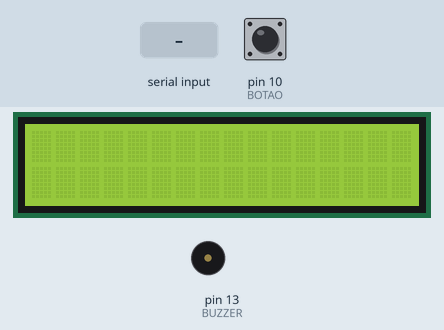
The sketch below on a simulated Arduino Uno, built with avr-gcc and run on an emulated ATmega328P. On the bench: 16×2 character LCD, buzzer (waves = sounding). The inputs (shaded band) are chosen by the test bench; at power-on: pin 10 (BOTAO) HIGH.

Above: at 1.2 s.
1.3 s: pin 10 (BOTAO) pulsed LOW 5 times (0.12 s each, 0.3 s apart)
At 3.2 s:
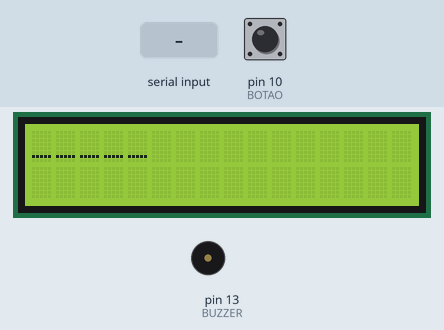
4.3 s: pin 10 (BOTAO) pulled LOW for 0.15 s
At 4.8 s:
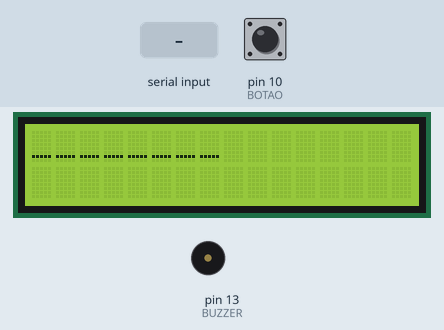
5.9 s: "_" received over Serial
At 6.0 s:
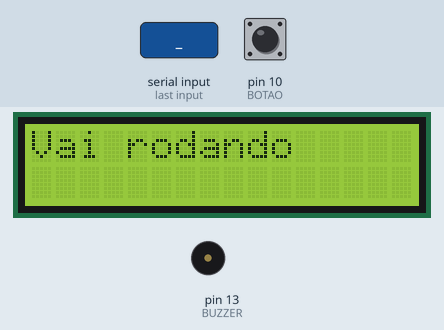
7.7 s: pin 10 (BOTAO) pulsed LOW 5 times (0.12 s each, 0.3 s apart)
At 8.7 s:
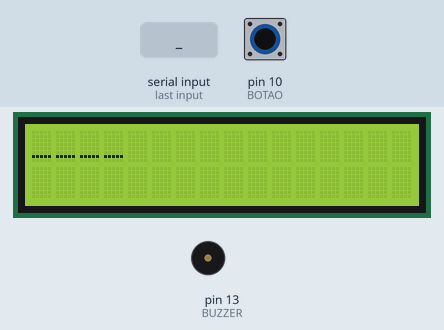
10.7 s: "1" received over Serial
At 10.95 s:
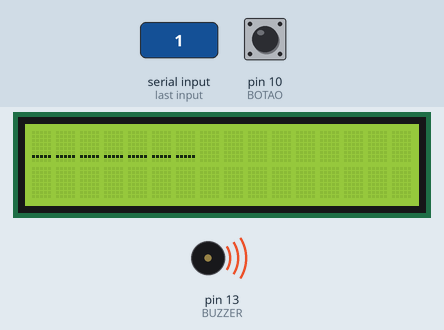
Timing chart, 0 to 13.5 s (numbered marks = the images above; inputs shaded):
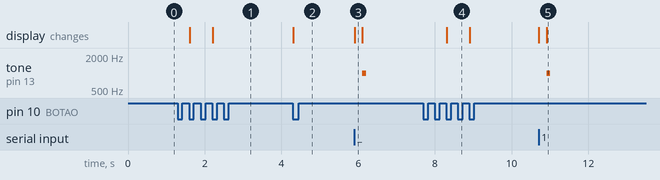

The sketch:

roda_a_roda.ino
```cpp
#include <LiquidCrystal.h>

#include <math.h>

#include <ctype.h>

#define RS 12
#define EN 11
#define D4 5
#define D5 4
#define D6 3
#define D7 2
#define QUANTIDADE_DE_PALAVRAS 4
#define TAM_MAX_DE_LETRAS 47
#define BUZZER 13
#define FREQUENCIA_BUZZER 1000
#define DELAY_BUZZER 100
#define BOTAO 10

LiquidCrystal lcd(RS, EN, D4, D5, D6, D7);

const String PALAVRAS[QUANTIDADE_DE_PALAVRAS] = {
    "Amarelo",
    "Verde",
    "Vermelho",
    "Azul"
};

int indice_do_sorteio = -1;
// const int INDICE_SORTEADO = random(QUANTIDADE_DE_PALAVRAS);
String palavra_sorteada;
int quantidade_de_letras;

char palavra_no_display[TAM_MAX_DE_LETRAS];

int tentativas_restantes;
bool vitoria;

int estado_do_botao;
int estado_anterior_do_botao = 0;

int estado_do_botao_dentro_do_loop;
int estado_anterior_do_botao_dentro_do_loop = 0;
int gameloop = 1;

void mostrar_mensagem_inicial();
void ocultar_palavra_do_display(char palavra_no_display[TAM_MAX_DE_LETRAS]);
bool alterar_palavra_no_display(char letra, int indice);
int procurar_letra_na_palavra_sorteada(char letra);
void finalizar_jogo_como_derrota();
void finalizar_jogo_como_vitoria();
void verificar_se_palavra_foi_descoberta();
void reiniciar_jogo();
void reiniciar_variaveis();
void sortear_outra_palavra();
void rodar_display();

void setup() {
    Serial.begin(9600);
    pinMode(BUZZER, OUTPUT);
    pinMode(BOTAO, INPUT);
    lcd.begin(16, 2);
}

void loop() {
    estado_do_botao = digitalRead(BOTAO);

    if (estado_do_botao == LOW && estado_anterior_do_botao == HIGH) {
        reiniciar_jogo();
    }

    estado_anterior_do_botao = digitalRead(BOTAO);
}

void mostrar_mensagem_inicial() {
    String mensagem = "RODA A RODA";
    int tamanho = mensagem.length();

    lcd.setCursor(15, 0);
    lcd.print(mensagem);

    for (int i = 0; i < (15 + tamanho); i++) {
        lcd.scrollDisplayLeft();
        delay(200);
    }

    lcd.clear();
}

void ocultar_palavra_do_display(char palavra_no_display[TAM_MAX_DE_LETRAS]) {
    int i;
    for (i = 0; i < quantidade_de_letras; i++) {
        if (palavra_sorteada[i] == ' ') {
            palavra_no_display[i] = ' ';
        } else {
            palavra_no_display[i] = '_';
        }
    }

    palavra_no_display[i] = '\0';
}

bool alterar_palavra_no_display(char letra, int indice) {
    int i;
    for (i = indice; i < quantidade_de_letras; i++) {
        if (tolower(letra) == tolower(palavra_sorteada[i])) {
            palavra_no_display[i] = palavra_sorteada[i];
        }

    }

    lcd.clear();
    lcd.print(palavra_no_display);
}

int procurar_letra_na_palavra_sorteada(char letra) {
    int i;

    for (int i = 0; i < quantidade_de_letras; i++) {
        if (tolower(letra) == tolower(palavra_sorteada[i])) {
            return i;
        }
    }

    return -1;
}

void finalizar_jogo_como_derrota() {
    lcd.clear();
    lcd.print("Voce perdeu!");
    lcd.setCursor(0, 1);
    lcd.print("\"");
    lcd.print(palavra_sorteada);
    lcd.print("\"");

    tone(BUZZER, 1000);
    gameloop = 0;
}

void finalizar_jogo_como_vitoria() {
    lcd.clear();
    lcd.print("Voce ganhou!");
    lcd.setCursor(0, 1);
    lcd.print("Parabens!");

    gameloop = 0;
}

void verificar_se_palavra_foi_descoberta() {
    bool foi_descoberta = true;

    for (int i = 0; i < quantidade_de_letras; i++) {
        if (palavra_no_display[i] == '_') {
            foi_descoberta = false;
            break;
        }
    }

    if (foi_descoberta) {
        vitoria = true;
    }
}

void reiniciar_jogo() {
    reiniciar_variaveis();

    while (gameloop == 1) {
        int estado_do_botao_dentro_do_loop = digitalRead(BOTAO);

        if (estado_do_botao_dentro_do_loop == LOW && estado_anterior_do_botao_dentro_do_loop == HIGH) {
            break;
        }

        estado_anterior_do_botao_dentro_do_loop = digitalRead(BOTAO);

        while (Serial.available() > 0) {
          rodar_display();
          lcd.print(palavra_no_display);
            char letra_palpite = (char)(Serial.read());
            int achou_letra = procurar_letra_na_palavra_sorteada(letra_palpite);

            if (achou_letra != -1) {

                alterar_palavra_no_display(letra_palpite, achou_letra);
            } else {
                tentativas_restantes--;
                tone(BUZZER, FREQUENCIA_BUZZER);
                delay(DELAY_BUZZER);
                noTone(BUZZER);
            }

            if (tentativas_restantes == 0) {
                finalizar_jogo_como_derrota();
                break;
            }

            verificar_se_palavra_foi_descoberta();

            if (vitoria) {
                finalizar_jogo_como_vitoria();
                break;
            }
        }
    }
}

void reiniciar_variaveis() {
    sortear_outra_palavra();

    ocultar_palavra_do_display(palavra_no_display);
    lcd.clear();
    lcd.print(palavra_no_display);

    noTone(BUZZER);
    vitoria = false;
    tentativas_restantes = ceil((double)(quantidade_de_letras) / 3);
    gameloop = 1;
    estado_anterior_do_botao_dentro_do_loop = 0;
}

void sortear_outra_palavra() {
    indice_do_sorteio++;

    if (indice_do_sorteio == QUANTIDADE_DE_PALAVRAS) {
        indice_do_sorteio = 0;
    }

    palavra_sorteada = PALAVRAS[indice_do_sorteio];
    quantidade_de_letras = palavra_sorteada.length();
}

void rodar_display() {
  lcd.clear();
  lcd.print("Vai rodando");
  delay(200);
  lcd.clear();
}
```

Measured:
- after the input at 1.3 s, the display: first changes after 0.30 s (image 1 shows a later state)
- after the input at 4.3 s, the display: changes at once (image 2)
- after the input at 5.9 s, tone on pin 13 (BUZZER): silent → 1000 Hz after 0.21 s, → silent 0.10 s later; the display: changes at once (image 3)
- after the input at 7.7 s, the display: changes after 0.60 s (image 4)
- after the input at 10.7 s, tone on pin 13 (BUZZER): silent → 1000 Hz after 0.21 s, → silent 0.10 s later; the display: first changes at once (image 5 shows a later state)
